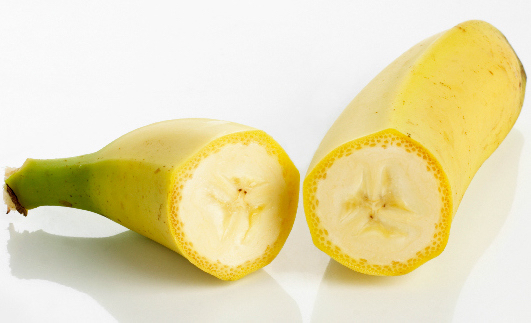
#> input picture HW5/Resources/banana.jpg, 531 x 323 px
$ python q3.py
#> lines starting #> are read from the running program, lines starting #| are printed output that depends on the picture
import cv2
import numpy as np


def create_stacks(image):
    Gause = []
    Laplace = []
    sigma = 2
    kernel = (45, 45)
    x1 = np.copy(image)
    x2 = np.copy(image)
    for i in range(0, 5):
        x2 = cv2.GaussianBlur(x1, kernel, sigmaX=sigma, sigmaY=sigma)
        Gause.append(x2)
        x3 = x1 - x2
        Laplace.append(x3)
        sigma = sigma * 2
        x1 = x2
    print(kernel, sigma)
    for i in range(4, -1, -1):
        x1 = x1 + Laplace[i]
    return Gause, Laplace
    pass


def blend(pyg, pyl, peg, pel, mask):
    last = 4
    x1 = pyg[last]
    x2 = peg[last]

    kernel = (45, 45)
    sigma = 32
    mask2 = cv2.GaussianBlur(np.copy(mask), kernel, sigmaX=sigma, sigmaY=sigma)
    x3 = x2 * mask2 + x1 * (1 - mask2)
    for i in range(3, -1, -1):
        sigma = sigma / 2
        x1 = pyl[i]
        x2 = pel[i]
        mask2 = cv2.GaussianBlur(np.copy(mask), kernel, sigmaX=sigma, sigmaY=sigma)
        x4 = x2 * mask2 + x1 * (1 - mask2)

        x3 = x3 + x4
        pass

    return x3
    pass


def zxc(image1, image2, mask, address):
    xp1 = zxc2(image1[:, :, 0], image2[:, :, 0], mask[:, :, 0])
    xp2 = zxc2(image1[:, :, 1], image2[:, :, 1], mask[:, :, 1])
    xp3 = zxc2(image1[:, :, 2], image2[:, :, 2], mask[:, :, 2])
    res = np.zeros((xp1.shape[0], xp1.shape[1], 3), dtype='float64')
    res[:, :, 0] = xp1
    res[:, :, 1] = xp2
    res[:, :, 2] = xp3
    cv2.imwrite("{}".format(address), res)

    pass


def zxc2(py, pe, pem):
    pyg, pyl = create_stacks(py)
    peg, pel = create_stacks(pe)
    xp = blend(pyg, pyl, peg, pel, pem)
    return xp
    pass


py = cv2.imread("Resources/banana.jpg").astype('float64')
pe = cv2.imread("Resources/Kiwi.jpg").astype('float64')
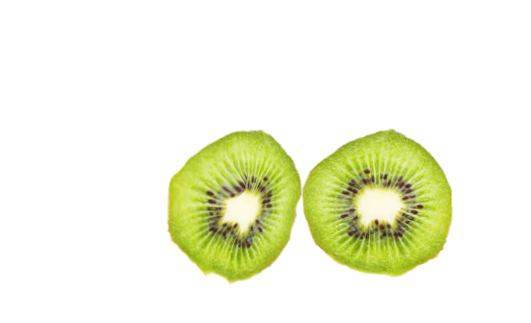
#> input picture HW5/Resources/Kiwi.jpg, 531 x 323 px
pem = cv2.imread("Resources/mask.jpg").astype('float64')
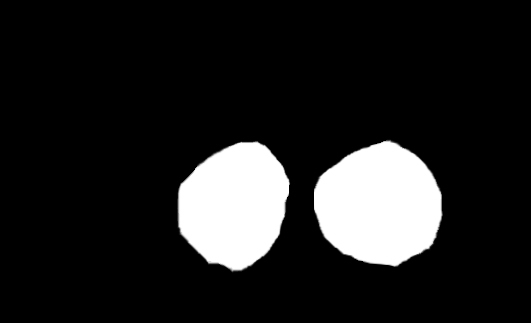
#> input picture HW5/Resources/mask.jpg, 531 x 323 px
#> pem: shape (323, 531, 3) float64; min 0, max 255, mean 33.8
# pem[pem>0] = 255.0
cv2.imwrite("Result/res08.jpg", py)
cv2.imwrite("Result/res09.jpg", pe)
pem = pem / 255
zxc(py, pe, pem, "Result/res10.jpg")
#> after the loop in create_stacks, `for i in range(0, 5):`:
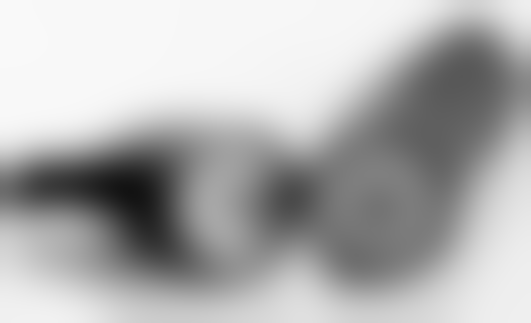
#> x1: shape (323, 531) float64; min 18.77, max 249.2, mean 176.7
#> after the loop in create_stacks, `for i in range(0, 5):`: Gause = 5 items; sigma = 64
#| (45, 45) 64
#> in zxc2, `pyg, pyl = create_stacks(py)`: pyg = 5 items
#> after the loop in create_stacks (call 2), `for i in range(0, 5):`:
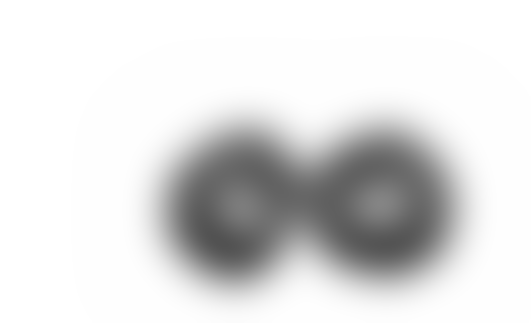
#> x1: shape (323, 531) float64; min 82, max 255, mean 222.3
#> after the loop in create_stacks (call 2), `for i in range(0, 5):`: sigma = 64
#| (45, 45) 64
#> in zxc2, `peg, pel = create_stacks(pe)`: peg = 5 items
#> after the loop in blend, `for i in range(3, -1, -1):`:
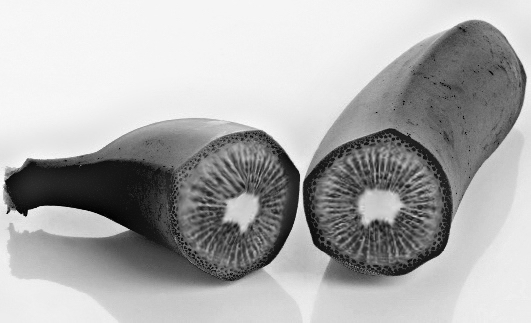
#> x3: shape (323, 531) float64; min -7.43, max 257.7, mean 172.8; drawn with min black and max white
#> after the loop in blend, `for i in range(3, -1, -1):`: sigma = 2
#> after the loop in create_stacks (call 3), `for i in range(0, 5):`:
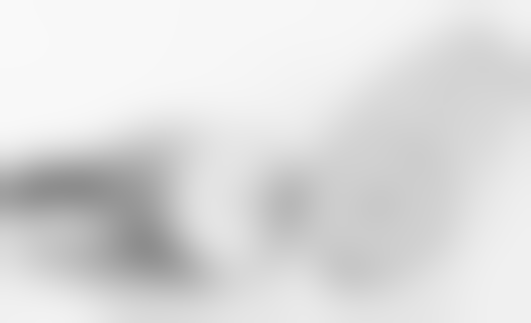
#> x1: shape (323, 531) float64; min 141.1, max 249.2, mean 220.4
#> after the loop in create_stacks (call 3), `for i in range(0, 5):`: sigma = 64
#| (45, 45) 64
#> after the loop in create_stacks (call 4), `for i in range(0, 5):`:
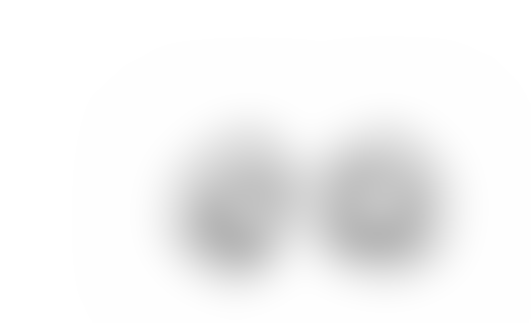
#> x1: shape (323, 531) float64; min 181.3, max 255, mean 244.1
#| (45, 45) 64
#| (45, 45) 64
#| (45, 45) 64

# # ***************************************************************************************************
# #                                   EXTRA RESULTS
# #  EXTRA - RESULT - 1
#
# py = cv2.imread("Resources/Q3/12.jpg").astype('float64')
# pe = cv2.imread("Resources/Q3/11.jpg").astype('float64')
# pem = np.zeros_like(py)
# pem[: , int(py.shape[1]/2)+10:] = 255.0
# # pem = cv2.imread("Resources/Q3/pemask.jpeg").astype('float64')
# # pem[pem>0] = 255.0
# cv2.imwrite("Result/res08b.jpg" , py)
# cv2.imwrite("Result/res09b.jpg" , pe)
# pem = pem / 255
# zxc(py , pe , pem , "Result/res10b.jpg")
#
# #  *************************************************************
#
# #  EXTRA - RESULT - 2
#
# py = cv2.imread("Resources/Q3/sword.jpg").astype('float64')
# pe = cv2.imread("Resources/Q3/flame.jpg").astype('float64')
# pem = cv2.imread("Resources/Q3/swordmask.jpg").astype('float64')
# # pem[pem>0] = 255.0
# cv2.imwrite("Result/res08d.jpg" , py)
# cv2.imwrite("Result/res09d.jpg" , pe)
# pem = pem / 255
# zxc(py , pe , pem , "Result/res10d.jpg")
#
